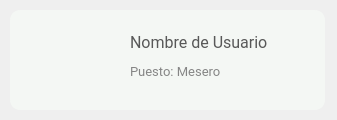
<?xml version="1.0" encoding="UTF-8"?>
<ui version="4.0">
 <class>admin_tarjeta_usuario</class>
 <widget class="QWidget" name="admin_tarjeta_usuario">
  <property name="geometry">
   <rect>
    <x>0</x>
    <y>0</y>
    <width>337</width>
    <height>120</height>
   </rect>
  </property>
  <property name="windowTitle">
   <string>Form</string>
  </property>
  <widget class="QLabel" name="label">
   <property name="geometry">
    <rect>
     <x>10</x>
     <y>10</y>
     <width>315</width>
     <height>100</height>
    </rect>
   </property>
   <property name="styleSheet">
    <string notr="true">border-radius: 10px;
background-color: rgb(244, 247, 244);</string>
   </property>
   <property name="text">
    <string/>
   </property>
  </widget>
  <widget class="QLabel" name="imgUsuario">
   <property name="geometry">
    <rect>
     <x>10</x>
     <y>10</y>
     <width>100</width>
     <height>100</height>
    </rect>
   </property>
   <property name="text">
    <string/>
   </property>
   <property name="pixmap">
    <pixmap resource="../Recursos.qrc">:/iconos/resources/imgTarjetaUsuario.png</pixmap>
   </property>
  </widget>
  <widget class="QWidget" name="">
   <property name="geometry">
    <rect>
     <x>130</x>
     <y>30</y>
     <width>191</width>
     <height>53</height>
    </rect>
   </property>
   <layout class="QVBoxLayout" name="verticalLayout">
    <item>
     <widget class="QLabel" name="nombreUsuario">
      <property name="font">
       <font>
        <family>Roboto</family>
        <pointsize>12</pointsize>
       </font>
      </property>
      <property name="styleSheet">
       <string notr="true">color: #585858
</string>
      </property>
      <property name="text">
       <string>Nombre de Usuario</string>
      </property>
      <property name="alignment">
       <set>Qt::AlignLeading|Qt::AlignLeft|Qt::AlignVCenter</set>
      </property>
     </widget>
    </item>
    <item>
     <widget class="QLabel" name="tipoUsuario">
      <property name="font">
       <font>
        <family>Roboto</family>
        <pointsize>10</pointsize>
       </font>
      </property>
      <property name="styleSheet">
       <string notr="true">color: rgb(133, 133, 133);
</string>
      </property>
      <property name="text">
       <string>Puesto: Mesero</string>
      </property>
     </widget>
    </item>
   </layout>
  </widget>
 </widget>
 <resources>
  <include location="../Recursos.qrc"/>
 </resources>
 <connections/>
</ui>
